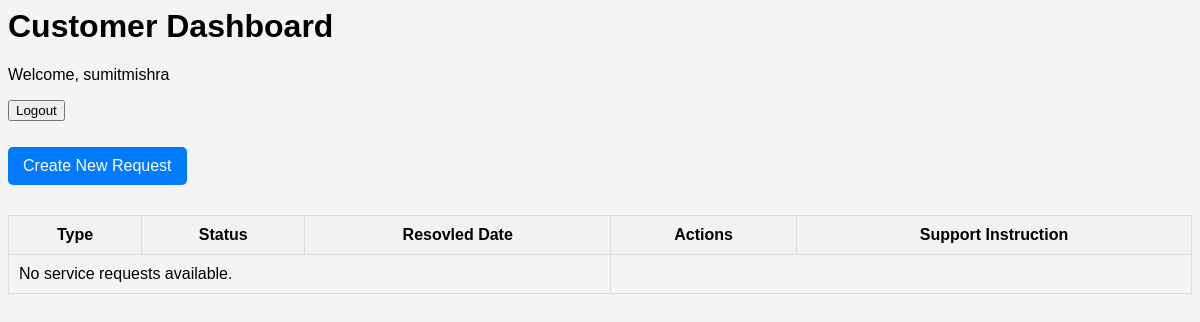
/dashboard/ (signed in), run on an earlier commit of the app's database.
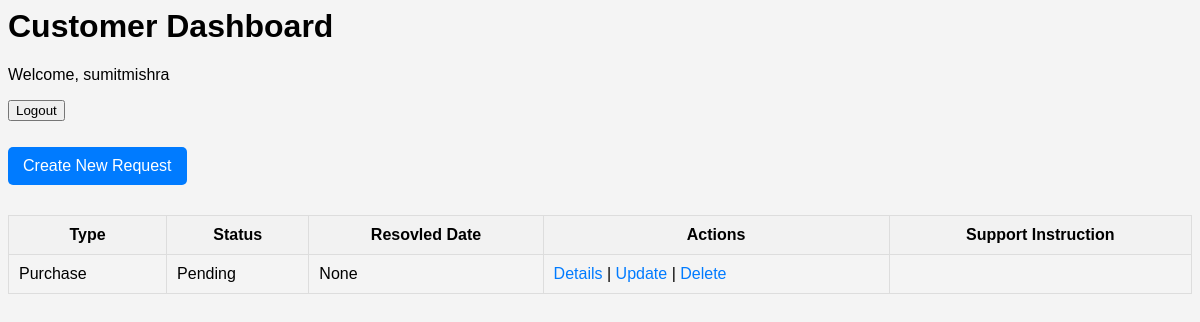
And on a later commit of the database.
### service_req/models.py (models this page shows, shortened)
class ServiceRequest(models.Model):
    REQUEST_STATUS = [
        ('Pending', 'Pending'),
        ('In Progress', 'In Progress'),
        ('Resolved', 'Resolved'),
    ]
    REQUEST_TYPE_CHOICES = [
        ('Leak', 'Gas Leak'),
        ('Installation', 'New Installation'),
        ('Maintenance', 'Maintenance'),
        ('Billing', 'Billing Inquiry'),
        ('Other', 'Other'),
    ]
    customers = models.ForeignKey(CustomUser, on_delete=models.CASCADE)
    request_type = models.CharField(max_length=50, choices=REQUEST_TYPE_CHOICES)
    details = models.TextField()
    support = models.TextField()
    status = models.CharField(choices=REQUEST_STATUS, max_length=20, default='Pending')
    date_created = models.DateTimeField(auto_now_add=True)
    date_resolved = models.DateTimeField(null=True, blank=True)

### customer/views.py (the view)
# urls.py: path('dashboard/', CustomerDashboardView.as_view(), name='dashboard'),
class CustomerDashboardView(LoginRequiredMixin, TemplateView):
    template_name = 'customer/dashboard.html'
    def get(self, request, *args, **kwargs):
        if not request.user.groups.filter(name='Customer').exists():
            return redirect('login')  # Redirect to login if not in Customer group
        return super().get(request, *args, **kwargs)
    def get_context_data(self, **kwargs):
        context = super().get_context_data(**kwargs)
        customer_service_requests = ServiceRequest.objects.filter(customers=self.request.user)
        context['service_requests'] = customer_service_requests
        return context

### customer/templates/customer/dashboard.html (shortened to what this page needs)
<html>
<head>
</head>
<body>
    <h1>Customer Dashboard</h1>
    <header>
            <p>Welcome, {{ user.username }}</p>
            <form action="{% url 'customer:logout' %}" method="post">
                <button type="submit">Logout</button>
            </form>
    </header>
    <a href="{% url 'service_req:service_request_create' %}" class="button">Create New Request</a>
    <table>
        <thead>
            <tr>
                <th>Type</th>
                <th>Status</th>
                <th>Resovled Date</th>
                <th>Actions</th>
                <th>Support Instruction</th>
            </tr>
        </thead>
        <tbody>
            {% if service_requests.exists %}
                {% for request in service_requests %}
                    <tr>
                        <td>{{ request.request_type }}</td>
                        <td>{{ request.status }}</td>
                        <td>{{ request.date_resolved }}</td>
                        <td>
                            <a href="{% url 'service_req:service_request_detail' request.pk %}">Details</a>
                            {% if request.status == 'Pending' %}
                                | <a href="{% url 'service_req:service_request_update' request.pk %}">Update</a>
                                | <a href="{% url 'service_req:service_request_delete' request.pk %}">Delete</a>
                            {% endif %}
                        </td>
                        <td>
                        </td>
                    </tr>
                {% endfor %}
            {% else %}
                <tr>
                    <td colspan="3">No service requests available.</td>
                </tr>
            {% endif %}
        </tbody>
    </table>
</body>
</html>

What changed in the data, as far as the page shows it:
added ServiceRequest: request_type "Purchase", status "Pending", date_resolved "None", shows "Update"
Also different on the page:
text no longer shown: "No service requests available."
